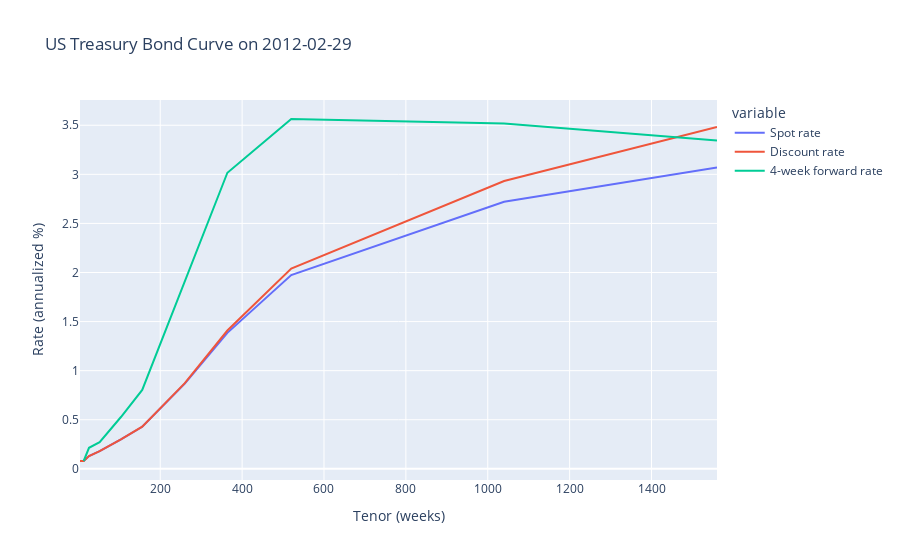

Notebook code cell kept with this figure:
### Code cell
plot_yc('2012-02-29', log_x=False)

### Figure 1 — Plotly figure (JSON) as saved in the notebook; plotly's stock layout.template omitted (floating-point values rounded to 4 significant figures)
{"data": [{"hovertemplate": "variable=Spot rate<br>Tenor (weeks)=%{x}<br>Rate (annualized %)=%{y}<extra></extra>", "legendgroup": "Spot rate", "line": {"color": "#636efa", "dash": "solid"}, "marker": {"symbol": "circle"}, "mode": "lines", "name": "Spot rate", "orientation": "v", "showlegend": true, "type": "scatter", "x": [4, 13, 26, 52, 104, 156, 260, 364, 520, 1040, 1560], "xaxis": "x", "y": [0.07974, 0.07974, 0.1296, 0.1794, 0.299, 0.4286, 0.8671, 1.385, 1.973, 2.721, 3.07], "yaxis": "y"}, {"hovertemplate": "variable=Discount rate<br>Tenor (weeks)=%{x}<br>Rate (annualized %)=%{y}<extra></extra>", "legendgroup": "Discount rate", "line": {"color": "#EF553B", "dash": "solid"}, "marker": {"symbol": "circle"}, "mode": "lines", "name": "Discount rate", "orientation": "v", "showlegend": true, "type": "scatter", "x": [4, 13, 26, 52, 104, 156, 260, 364, 520, 1040, 1560], "xaxis": "x", "y": [0.07974, 0.07974, 0.1296, 0.1794, 0.299, 0.4289, 0.8725, 1.409, 2.04, 2.932, 3.482], "yaxis": "y"}, {"hovertemplate": "variable=4-week forward rate<br>Tenor (weeks)=%{x}<br>Rate (annualized %)=%{y}<extra></extra>", "legendgroup": "4-week forward rate", "line": {"color": "#00cc96", "dash": "solid"}, "marker": {"symbol": "circle"}, "mode": "lines", "name": "4-week forward rate", "orientation": "v", "showlegend": true, "type": "scatter", "x": [4, 13, 26, 52, 104, 156, 260, 364, 520, 1040, 1560], "xaxis": "x", "y": [null, 0.07974, 0.2139, 0.2714, 0.528, 0.8032, 1.903, 3.016, 3.564, 3.518, 3.346], "yaxis": "y"}], "layout": {"autosize": true, "legend": {"title": {"text": "variable"}, "tracegroupgap": 0}, "title": {"text": "US Treasury Bond Curve on 2012-02-29"}, "xaxis": {"anchor": "y", "autorange": true, "domain": [0, 1], "range": [4, 1560], "title": {"text": "Tenor (weeks)"}, "type": "linear"}, "yaxis": {"anchor": "x", "autorange": true, "domain": [0, 1], "range": [-0.1138, 3.757], "title": {"text": "Rate (annualized %)"}, "type": "linear"}}}
